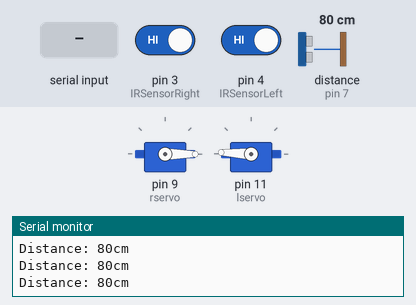
A sketch run on a simulated Arduino Uno, built with avr-gcc and run on an emulated ATmega328P. Parts: 2 × servo, the last lines printed to the serial monitor. Wiring (inferred from the names in the program): ultrasonic range finder: trigger pin 7; echo pin 7. The test bench sets the inputs (shaded band); at power-on: distance to the obstacle (sensor on pin 7) 80 cm, pin 3 (IRSensorRight) HIGH, pin 4 (IRSensorLeft) HIGH. The echo pulse lasts 58.3 µs per cm.

Above: at 1.2 s.
1.3 s: distance to the obstacle (sensor on pin 7) set to 19 cm
4.3 s: distance to the obstacle (sensor on pin 7) set to 14 cm
At 5.1 s:
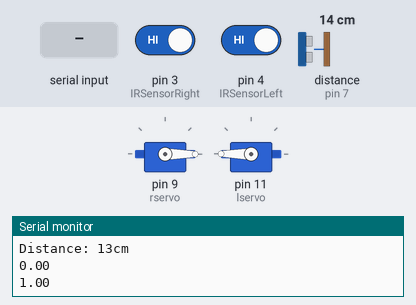
6.8 s: "L" received over Serial
At 9.6 s:
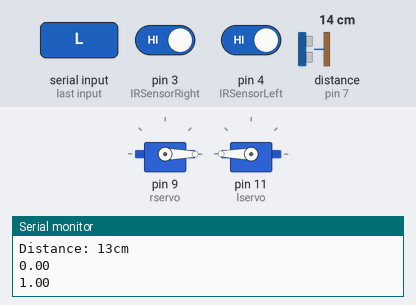
9.8 s: distance to the obstacle (sensor on pin 7) set to 299 cm
12.8 s: pin 3 (IRSensorRight) driven LOW
At 14.0 s:
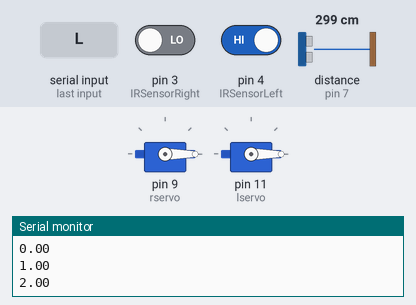
14.3 s: pin 4 (IRSensorLeft) driven LOW
At 17.0 s:
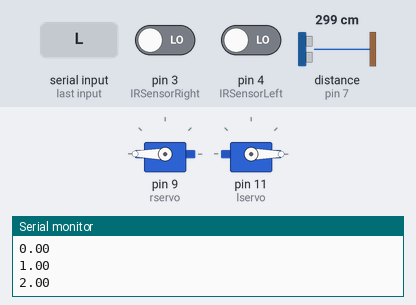
Timing chart, 0 to 18.3 s (numbered marks = the images above; inputs shaded):
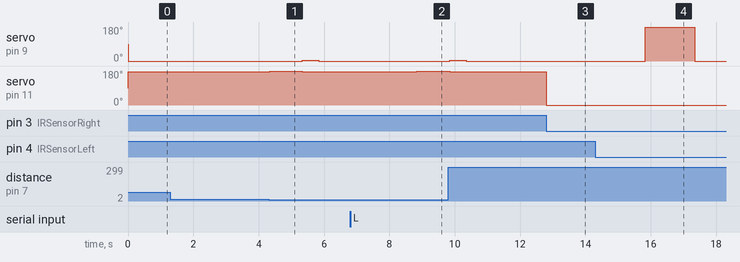

Measured:
- after the input at 4.3 s, servo on pin 9 (rservo): 0° → 4° after 1.0 s, → 0° 0.50 s later; servo on pin 11 (lservo): 177° → 180° at once, → 176° 1.0 s later
- after the input at 6.8 s, servo on pin 9 (rservo): stays 0° (without the input it goes to 4° after 1.5 s)
- after the input at 12.8 s, servo on pin 11 (lservo): 177° → 0° at once
- after the input at 14.3 s, servo on pin 9 (rservo): 0° → 180° after 1.5 s, → 0° 1.5 s later

The sketch:

Obstacle_avoidance_code_final_project.ino
```cpp
#include <Servo.h>

//Defined servo objects
Servo rservo;
Servo lservo;

// Setting pins
int pingPin = 7;
int IRSensorRight = 3;
int IRSensorLeft = 4;

// Function prototypes
void moveForward();
void moveBackward();
void moveLeft();
void moveRight();
void stop();
void moveaBIT();
void moveBackwardRight();
void moveBackwardLeft();
void executeCommand(char command);
long centi(long microseconds);


void setup() {
  // initialize serial communication:
  Serial.begin(9600);
  //attaching servos to pin 9 and 11
  rservo.attach(9);
  lservo.attach(11);
  pinMode(IRSensorRight, INPUT);
  pinMode(IRSensorLeft, INPUT);
}

void loop() {
   // Serial communication control
  if (Serial.available() > 0) {
  char command = Serial.read();
  executeCommand(command);
  }

  // Ultrasonic sensor measurements
  long duration, inches, cm;
  float i =0;

  // The PING))) is triggered by a HIGH pulse of 2 or more microseconds.
  // Give a short LOW pulse beforehand to ensure a clean HIGH pulse:
  // Triggering the PING))) sensor
  pinMode(pingPin, OUTPUT);
  digitalWrite(pingPin, LOW);
  delayMicroseconds(2);
  digitalWrite(pingPin, HIGH);
  delayMicroseconds(5);
  digitalWrite(pingPin, LOW);

  // The same pin is used to read the signal from the PING))): a HIGH pulse
  // whose duration is the time (in microseconds) from the sending of the ping
  // to the reception of its echo off of an object.
  pinMode(pingPin, INPUT);
  duration = pulseIn(pingPin, HIGH);

  // convert the time into a distance
  cm = centi(duration);

  //Serial.print(inches);
  //Serial.print("in, ");
  //Serial.print(cm);
  //Serial.print("cm");
  //Serial.println();

  int Rstatus = digitalRead(IRSensorRight);
  int Lstatus = digitalRead(IRSensorLeft);

  // Printing sensor readings only when necessary
  if ( cm < 10 || cm <= 15 || Rstatus == 1 || Lstatus == 1) {
    Serial.print("Distance: ");
    Serial.print(cm);
    Serial.println("cm");
  }

  // Robot movement control based on sensor readings

 if (cm >= 16) {
    moveForward();
  } else if (cm < 10) {
    stop();
  } else if (cm <= 15) {
    moveRight();
    moveaBIT();
    moveLeft();
  }

  // If the right IR sensor detects white lane, the robot will go backwards
  if (Rstatus==0)
  {
   stop();
   moveBackwardRight();
  }
 //If the left IR sensor detects white line, the robot will go backward and left
  if (Lstatus==0){
    stop();
    moveBackwardLeft();
  }


}


// Function to execute serial commands
void executeCommand(char command) {
  switch (command) {
    case 'F':
      moveForward();
      break;
    case 'L':
      moveLeft();
      break;
    case 'R':
      moveRight();
      break;
    case 'S':
      stop();
      break;
    // Add more commands as needed
  }
}


long centi(long microseconds) {
  // The speed of sound is 340 m/s or 29 microseconds per centimeter.
  // The ping travels out and back, so to find the distance of the object we
  // take half of the distance travelled.
  return microseconds / 29 / 2;
}

// Employed to make the bot move forward endlessly
void moveForward(){
  rservo.attach(9);
  lservo.attach(11);
  float i=0;
  for (i=0;i<=3;i++)
  {rservo.write(0);
  lservo.write(180-i);}
}

//Employed to move the bot to the right
void moveRight(){
  rservo.detach();
  lservo.attach(11);
  float i=0;
  for (i=0;i<=1;i++)
  {
  lservo.write(180);
  Serial.println(i);
  delay(500);
  // When i=1, the function stops executing
  if (i==1){
  lservo.detach();
  }
  }
}

//Employed to move the boebot to the left
void moveLeft(){
  lservo.detach();
  rservo.attach(9);
  float i=0;
  for (i=0;i<=2;i++)
  {
  rservo.write(0);
  //Serial.println(i);
  delay(500);
  //Function stops after i=2
  if (i==2){
  rservo.detach();}
  }
}

//Disconnects the servos
void stop(){
  rservo.detach();
  lservo.detach();
}

//Moves the bot until i=4 unlike moveForward function that is endless
void moveaBIT(){
  rservo.attach(9);
  lservo.attach(11);

  float i=0;
  for (i=0;i<=4;i++)
  {rservo.write(i);
  lservo.write(180-i);}
  Serial.println(i);
  delay(500);
  if (i==4)
  {
  rservo.detach();
  lservo.detach();
  }
}

// This makes the bot move backwards and right, employed when a (right)lane is encounted by the IR sensor(right)
void moveBackwardRight(){
  rservo.detach();
  lservo.attach(11);
  float i=0;
  for (i=0;i<=2;i++){
  lservo.write(0);
  Serial.println(i);
  delay(500);
  if (i==2)
  {
  lservo.detach();
  }
}
}

//This function makes the bot move backwards and to the left, employed when a (left)lane is encountered by the IR sensor(left)
void moveBackwardLeft(){
  lservo.detach();
  rservo.attach(9);
  float i=0;
  for (i=0;i<=2;i++)
  {
  rservo.write(180);
  //Serial.println(i);
  delay(500);
  if (i==2){
  rservo.detach();}
  }
}
```
